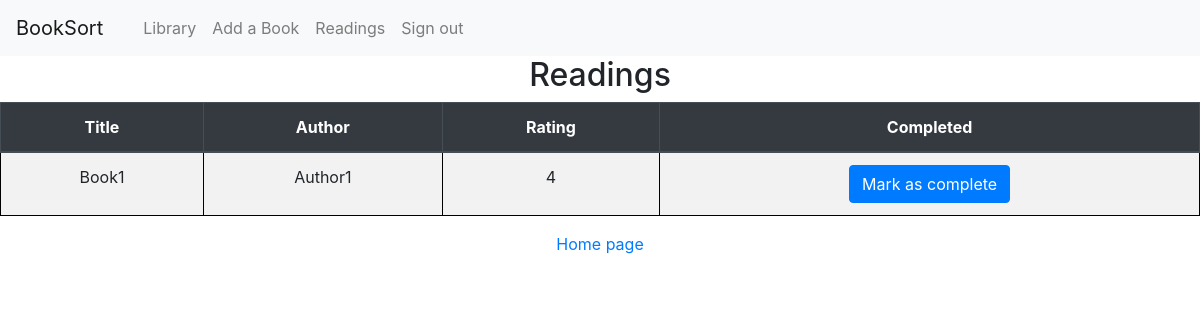
Page /readings (signed in) on the earlier database version.
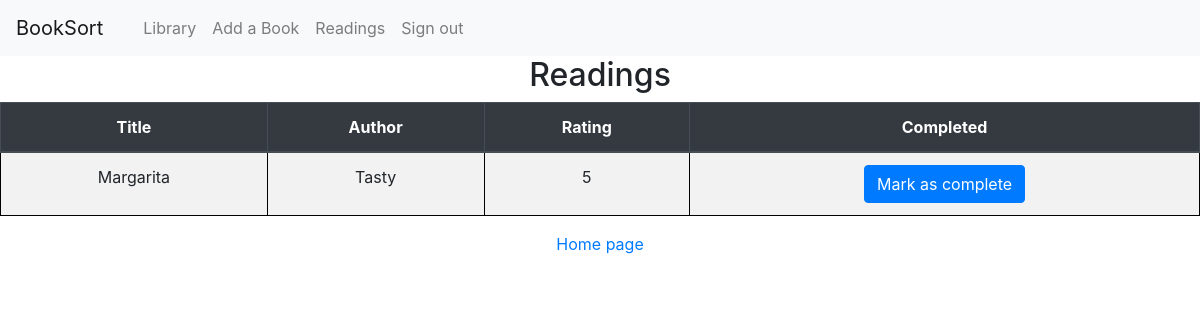
Same page on the later database version.
### app/models.py (models this page shows)
class Book(db.Model, UserMixin):
    __tablename__ = 'books'
    id = db.Column(db.Integer, primary_key=True)
    title = db.Column(db.String(100), nullable=False)
    author = db.Column(db.String(100), nullable=False)
    description = db.Column(db.String(250), nullable=True)
    rating = db.Column(db.Integer)

### app/views.py (the view)
@app.route('/readings', methods=['GET'])
@login_required
def readings():
    user = current_user
    read = User.query.filter_by().first()
    return render_template('readings.html', user=user, read=read)

### app/templates/readings.html (shortened to what this page needs)
{% extends "base.html" %}
{% block content %}
    <h2>Readings</h2>
    <table class="table table-striped">
        <thead class="thead-dark">
          <tr>
              <th>Title</th>
              <th>Author</th>
              <th>Rating</th>
              <th>Completed</th>
          </tr>
        </thead>
        <tbody>
            {% for reading in user.reading %}
                <tr>
                    <td>{{reading.title}}</td>
                    <td>{{reading.author}}</td>
                    <td>{{reading.rating}}</td>
                    <td><a href={{ url_for('complete_reading', id=reading.id) }}><input type="submit" value="Mark as complete" class="btn btn-primary"></input></a></td>
                </tr>
            {% endfor %}
        </tbody>
    </table>
    <p><a href={{ url_for('home_page') }}>Home page</a></p>
{% endblock %}

Differences in the rows shown:
no longer on this page (row unchanged): Book: title "Book1", author "Author1", rating "4"
added Book: title "Margarita", author "Tasty", rating "5"
